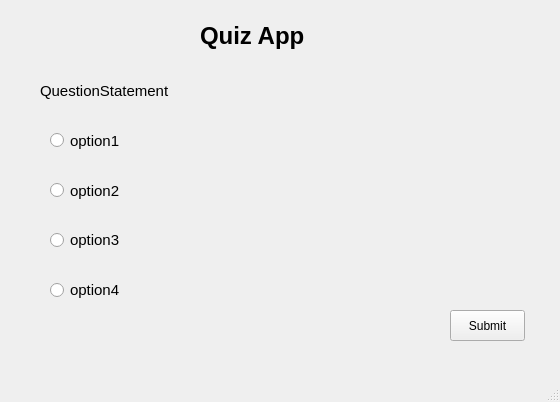
<?xml version="1.0" encoding="UTF-8"?>
<ui version="4.0">
 <class>MainWindow</class>
 <widget class="QMainWindow" name="MainWindow">
  <property name="geometry">
   <rect>
    <x>0</x>
    <y>0</y>
    <width>560</width>
    <height>402</height>
   </rect>
  </property>
  <property name="windowTitle">
   <string>Quiz App</string>
  </property>
  <widget class="QWidget" name="centralwidget">
   <widget class="QLabel" name="label">
    <property name="geometry">
     <rect>
      <x>200</x>
      <y>10</y>
      <width>141</width>
      <height>51</height>
     </rect>
    </property>
    <property name="font">
     <font>
      <pointsize>18</pointsize>
      <bold>true</bold>
     </font>
    </property>
    <property name="text">
     <string>Quiz App</string>
    </property>
   </widget>
   <widget class="QLabel" name="question">
    <property name="geometry">
     <rect>
      <x>40</x>
      <y>80</y>
      <width>501</width>
      <height>21</height>
     </rect>
    </property>
    <property name="font">
     <font>
      <pointsize>11</pointsize>
     </font>
    </property>
    <property name="text">
     <string>QuestionStatement</string>
    </property>
   </widget>
   <widget class="QRadioButton" name="option1">
    <property name="geometry">
     <rect>
      <x>50</x>
      <y>130</y>
      <width>131</width>
      <height>21</height>
     </rect>
    </property>
    <property name="font">
     <font>
      <pointsize>11</pointsize>
     </font>
    </property>
    <property name="text">
     <string>option1</string>
    </property>
   </widget>
   <widget class="QRadioButton" name="option2">
    <property name="geometry">
     <rect>
      <x>50</x>
      <y>180</y>
      <width>131</width>
      <height>21</height>
     </rect>
    </property>
    <property name="font">
     <font>
      <pointsize>11</pointsize>
     </font>
    </property>
    <property name="text">
     <string>option2</string>
    </property>
   </widget>
   <widget class="QRadioButton" name="option3">
    <property name="geometry">
     <rect>
      <x>50</x>
      <y>230</y>
      <width>131</width>
      <height>20</height>
     </rect>
    </property>
    <property name="font">
     <font>
      <pointsize>11</pointsize>
     </font>
    </property>
    <property name="text">
     <string>option3</string>
    </property>
   </widget>
   <widget class="QRadioButton" name="option4">
    <property name="geometry">
     <rect>
      <x>50</x>
      <y>280</y>
      <width>131</width>
      <height>20</height>
     </rect>
    </property>
    <property name="font">
     <font>
      <pointsize>11</pointsize>
     </font>
    </property>
    <property name="text">
     <string>option4</string>
    </property>
   </widget>
   <widget class="QPushButton" name="pushButton">
    <property name="geometry">
     <rect>
      <x>450</x>
      <y>310</y>
      <width>75</width>
      <height>31</height>
     </rect>
    </property>
    <property name="text">
     <string>Submit</string>
    </property>
   </widget>
  </widget>
  <widget class="QMenuBar" name="menubar">
   <property name="geometry">
    <rect>
     <x>0</x>
     <y>0</y>
     <width>560</width>
     <height>22</height>
    </rect>
   </property>
  </widget>
  <widget class="QStatusBar" name="statusbar"/>
 </widget>
 <resources/>
 <connections/>
</ui>
